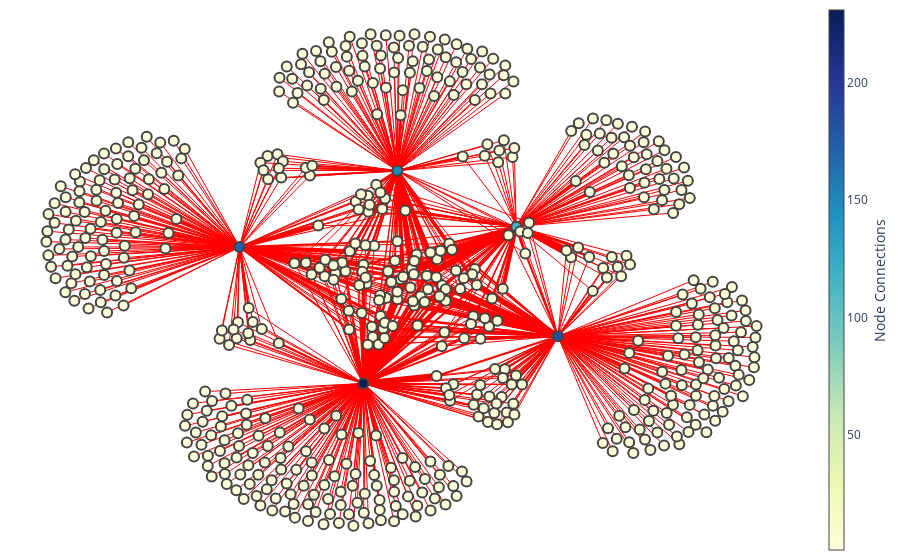

This figure's notebook cell:
### Code cell
# create a network of users and topics

def network(df, subreddit, candidate):
    # list of subreddit filter
    df = df[(df['subreddit'].isin(subreddit)) & (df['content_original'].str.contains(candidate, case=False))]
    G = nx.Graph()
    for user, topic in zip(df['user'], df['topic_str']):
        if not G.has_node(user):
            G.add_node(user)
        if not G.has_node(topic):
            G.add_node(topic)
        if not G.has_edge(user, topic):
            G.add_edge(user, topic, weight=0)
        G[user][topic]['weight'] += 1

    return G

subreddits = ['democrats']
candidate = 'trump'
G = network(posts_df, subreddits, candidate)
create_graph(G)
metrics(G)
